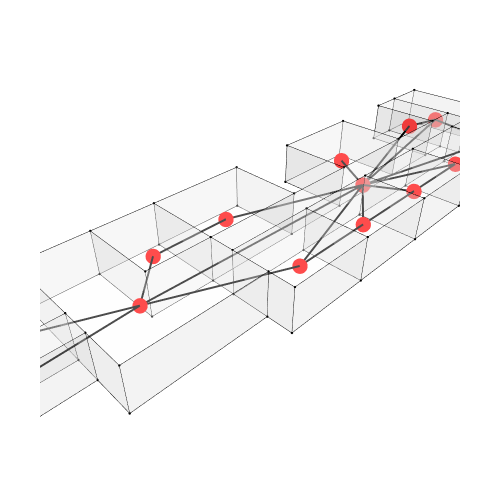

The cell this chart's notebook holds for it:
### Code cell
Topology.Show(cc, g1,
              vertexSizeKey="size",
              vertexColorKey="color",
              edgeWidthKey="width",
              edgeColorKey="color",
              faceOpacity=0.3,
              backgroundColor="white",
              width=500,
              height=500,
              renderer=renderer)

### Figure 1 — Plotly figure (JSON) as saved in the notebook; plotly's stock layout.template omitted (floating-point values rounded to 4 significant figures; data arrays with more than 128 entries replaced by an {"elided": "..."} marker saying what was removed)
{"data": [{"customdata": ["", "", "", "", "", "", "", "", "", "", "", "", "", "", "", "", "", "", "", "", "", "", "", "", "", "", "", "", "", "", "", "", "", "", "", "", "", "", "", "", "", "", "", "", "", "", "", "", "", "", "", "", "", "", "", "", "", "", "", "", "", "", "", "", "", "", "", "", "", "", "", "", "", "", "", "", "", "", "", "", "", "", "", "", "", "", "", "", "", ""], "hoverinfo": "text", "hovertemplate": ["Click ", "Click ", "Click ", "Click ", "Click ", "Click ", "Click ", "Click ", "Click ", "Click ", "Click ", "Click ", "Click ", "Click ", "Click ", "Click ", "Click ", "Click ", "Click ", "Click ", "Click ", "Click ", "Click ", "Click ", "Click ", "Click ", "Click ", "Click ", "Click ", "Click ", "Click ", "Click ", "Click ", "Click ", "Click ", "Click ", "Click ", "Click ", "Click ", "Click ", "Click ", "Click ", "Click ", "Click ", "Click ", "Click ", "Click ", "Click ", "Click ", "Click ", "Click ", "Click ", "Click ", "Click ", "Click ", "Click ", "Click ", "Click ", "Click ", "Click ", "Click ", "Click ", "Click ", "Click ", "Click ", "Click ", "Click ", "Click ", "Click ", "Click ", "Click ", "Click ", "Click ", "Click ", "Click ", "Click ", "Click ", "Click ", "Click ", "Click ", "Click ", "Click ", "Click ", "Click ", "Click ", "Click ", "Click ", "Click ", "Click ", "Click "], "hovertext": ["", "", "", "", "", "", "", "", "", "", "", "", "", "", "", "", "", "", "", "", "", "", "", "", "", "", "", "", "", "", "", "", "", "", "", "", "", "", "", "", "", "", "", "", "", "", "", "", "", "", "", "", "", "", "", "", "", "", "", "", "", "", "", "", "", "", "", "", "", "", "", "", "", "", "", "", "", "", "", "", "", "", "", "", "", "", "", "", "", ""], "legendgroup": "1", "legendrank": 1, "marker": {"color": ["#000000", "#000000", "#000000", "#000000", "#000000", "#000000", "#000000", "#000000", "#000000", "#000000", "#000000", "#000000", "#000000", "#000000", "#000000", "#000000", "#000000", "#000000", "#000000", "#000000", "#000000", "#000000", "#000000", "#000000", "#000000", "#000000", "#000000", "#000000", "#000000", "#000000", "#000000", "#000000", "#000000", "#000000", "#000000", "#000000", "#000000", "#000000", "#000000", "#000000", "#000000", "#000000", "#000000", "#000000", "#000000", "#000000", "#000000", "#000000", "#000000", "#000000", "#000000", "#000000", "#000000", "#000000", "#000000", "#000000", "#000000", "#000000", "#000000", "#000000", "#000000", "#000000", "#000000", "#000000", "#000000", "#000000", "#000000", "#000000", "#000000", "#000000", "#000000", "#000000", "#000000", "#000000", "#000000", "#000000", "#000000", "#000000", "#000000", "#000000", "#000000", "#000000", "#000000", "#000000", "#000000", "#000000", "#000000", "#000000", "#000000", "#000000"], "line": {"width": 0}, "opacity": 1, "size": [2.8, 2.8, 2.8, 2.8, 2.8, 2.8, 2.8, 2.8, 2.8, 2.8, 2.8, 2.8, 2.8, 2.8, 2.8, 2.8, 2.8, 2.8, 2.8, 2.8, 2.8, 2.8, 2.8, 2.8, 2.8, 2.8, 2.8, 2.8, 2.8, 2.8, 2.8, 2.8, 2.8, 2.8, 2.8, 2.8, 2.8, 2.8, 2.8, 2.8, 2.8, 2.8, 2.8, 2.8, 2.8, 2.8, 2.8, 2.8, 2.8, 2.8, 2.8, 2.8, 2.8, 2.8, 2.8, 2.8, 2.8, 2.8, 2.8, 2.8, 2.8, 2.8, 2.8, 2.8, 2.8, 2.8, 2.8, 2.8, 2.8, 2.8, 2.8, 2.8, 2.8, 2.8, 2.8, 2.8, 2.8, 2.8, 2.8, 2.8, 2.8, 2.8, 2.8, 2.8, 2.8, 2.8, 2.8, 2.8, 2.8, 2.8], "sizemode": "diameter", "symbol": "circle"}, "mode": "markers", "name": "1: Untitled (Vertices)", "showlegend": false, "text": ["", "", "", "", "", "", "", "", "", "", "", "", "", "", "", "", "", "", "", "", "", "", "", "", "", "", "", "", "", "", "", "", "", "", "", "", "", "", "", "", "", "", "", "", "", "", "", "", "", "", "", "", "", "", "", "", "", "", "", "", "", "", "", "", "", "", "", "", "", "", "", "", "", "", "", "", "", "", "", "", "", "", "", "", "", "", "", "", "", ""], "type": "scatter3d", "x": [30, 20, 30, 30, 25, 25, 20, 20, 20, 30, 20, 30, 30, 25, 25, 20, 20, 20, 30, 37, 37, 30, 37, 37, 44, 51, 58, 61, 61, 58, 52, 44, 38, 44, 51, 58, 61, 61, 58, 52, 44, 38, 30, 30, 12, 12, 12, 12, 8, 4, 4, 12, 8, 4, 4, 12, 44, 44, 51, 51, 58, 58, 65, 65, 65, 65, 65, 61, 65, 61, 58, 58, 52, 44, 52, 44, 38, 38, 8, 8, 4, 4, 0, 0, 0, 0, 4, 12, 4, 12], "y": [-3, -3, 0, 2, 2, 8, 8, 2, 0, -3, -3, 0, 2, 2, 8, 8, 2, 0, -5, -5, 0, -5, -5, 0, 0, 0, 0, 0, 2, 2, 2, 2, 2, 0, 0, 0, 0, 2, 2, 2, 2, 2, 8, 8, 8, 2, 8, 2, 2, 2, 0, 0, 2, 2, 0, 0, -5, -5, -5, -5, -5, -5, -5, 0, -5, 0, 8, 8, 8, 8, 8, 8, 8, 8, 8, 8, 8, 8, 8, 8, 8, 8, 8, 0, 8, 0, -6, -6, -6, -6], "z": [0, 0, 0, 0, 0, 0, 0, 0, 0, 3.5, 3.5, 3.5, 3.5, 3.5, 3.5, 3.5, 3.5, 3.5, 0, 0, 0, 3.5, 3.5, 3.5, 0, 0, 0, 0, 0, 0, 0, 0, 0, 3.5, 3.5, 3.5, 3.5, 3.5, 3.5, 3.5, 3.5, 3.5, 0, 3.5, 0, 0, 3.5, 3.5, 0, 0, 0, 0, 3.5, 3.5, 3.5, 3.5, 0, 3.5, 0, 3.5, 0, 3.5, 0, 0, 3.5, 3.5, 0, 0, 3.5, 3.5, 0, 3.5, 0, 0, 3.5, 3.5, 0, 3.5, 0, 3.5, 0, 3.5, 0, 0, 3.5, 3.5, 0, 0, 3.5, 3.5]}, {"hoverinfo": "text", "hovertext": [], "legendgroup": "2", "legendrank": 2, "line": {"color": "#000000", "dash": "solid", "width": 1}, "marker": {"color": "#000000", "size": 0.25, "symbol": "circle"}, "mode": "markers+lines", "name": "1: Untitled (Edges)", "showlegend": false, "text": [], "type": "scatter3d", "x": {"elided": "507 int values"}, "y": {"elided": "507 int values"}, "z": {"elided": "507 float values"}}, {"cmax": 1, "cmin": 0, "color": "#FAFAFA", "colorscale": [[0, "#440154"], [0.1111, "#482878"], [0.2222, "#3e4989"], [0.3333, "#31688e"], [0.4444, "#26828e"], [0.5556, "#1f9e89"], [0.6667, "#35b779"], [0.7778, "#6ece58"], [0.8889, "#b5de2b"], [1, "#fde725"]], "flatshading": true, "hoverinfo": "text", "hovertext": "", "i": {"elided": "236 int values"}, "j": {"elided": "236 int values"}, "k": {"elided": "236 int values"}, "legendgroup": "3", "legendrank": 3, "lighting": {"facenormalsepsilon": 0}, "name": "1: Untitled (Faces)", "opacity": 0.3, "showlegend": false, "showscale": false, "text": "", "type": "mesh3d", "x": [25, 30, 20, 30, 30, 20, 20, 20, 25, 30, 20, 30, 30, 25, 25, 20, 20, 20, 37, 37, 30, 30, 37, 37, 58, 61, 61, 58, 52, 51, 44, 44, 38, 44, 51, 58, 61, 61, 58, 52, 44, 38, 30, 30, 12, 12, 12, 12, 12, 8, 4, 4, 8, 4, 4, 12, 44, 44, 51, 51, 58, 58, 65, 65, 65, 65, 65, 61, 65, 61, 58, 58, 44, 52, 52, 44, 38, 38, 8, 8, 4, 4, 0, 0, 0, 0, 12, 4, 4, 12], "y": [2, -3, -3, 2, 0, 0, 2, 8, 8, -3, -3, 0, 2, 2, 8, 8, 2, 0, 0, -5, -5, -5, -5, 0, 2, 2, 0, 0, 2, 0, 2, 0, 2, 0, 0, 0, 0, 2, 2, 2, 2, 2, 8, 8, 8, 2, 8, 2, 0, 2, 0, 2, 2, 2, 0, 0, -5, -5, -5, -5, -5, -5, -5, 0, -5, 0, 8, 8, 8, 8, 8, 8, 8, 8, 8, 8, 8, 8, 8, 8, 8, 8, 0, 8, 8, 0, -6, -6, -6, -6], "z": [0, 0, 0, 0, 0, 0, 0, 0, 0, 3.5, 3.5, 3.5, 3.5, 3.5, 3.5, 3.5, 3.5, 3.5, 0, 0, 0, 3.5, 3.5, 3.5, 0, 0, 0, 0, 0, 0, 0, 0, 0, 3.5, 3.5, 3.5, 3.5, 3.5, 3.5, 3.5, 3.5, 3.5, 0, 3.5, 0, 0, 3.5, 3.5, 0, 0, 0, 0, 3.5, 3.5, 3.5, 3.5, 0, 3.5, 0, 3.5, 0, 3.5, 0, 0, 3.5, 3.5, 0, 0, 3.5, 3.5, 0, 3.5, 0, 0, 3.5, 3.5, 0, 3.5, 0, 3.5, 0, 3.5, 0, 0, 3.5, 3.5, 0, 0, 3.5, 3.5]}, {"hoverinfo": "text", "hovertext": [], "legendgroup": "6", "legendrank": 6, "line": {"color": "#000000", "dash": "solid", "width": 4}, "marker": {"color": "#000000", "size": 1, "symbol": "circle"}, "mode": "markers+lines", "name": "2: Untitled Graph (Edges)", "showlegend": false, "text": [], "type": "scatter3d", "x": [61.5, 63, null, 54.5, 61.5, null, 45.5, 61.5, null, 24.06, 33.5, null, 33.5, 40.5, null, 33.5, 45.5, null, 45.5, 63, null, 45.5, 34, null, 24.06, 45.5, null, 45.5, 40.5, null, 45.5, 59.5, null, 45.5, 54.5, null, 45.5, 48, null, 45.5, 47.5, null, 47.5, 54.5, null, 40.5, 47.5, null, 10, 6, null, 12, 10, null, 16, 10, null, 12, 8, null, 63, 59.5, null, 12, 2, null, 12, 6, null, 24.06, 12, null, 16, 12, null, 24.06, 27.5, null, 24.06, 16, null, 6, 2, null, 27.5, 34, null], "y": [-2.5, 4, null, -2.5, -2.5, null, 1, -2.5, null, 1.562, -2.5, null, -2.5, -2.5, null, -2.5, 1, null, 1, 4, null, 1, 5, null, 1.562, 1, null, 1, -2.5, null, 1, 5, null, 1, -2.5, null, 1, 5, null, 1, -2.5, null, -2.5, -2.5, null, -2.5, -2.5, null, 5, 5, null, 1, 5, null, 5, 5, null, 1, -3, null, 4, 5, null, 1, 4, null, 1, 5, null, 1.562, 1, null, 5, 1, null, 1.562, 5, null, 1.562, 5, null, 5, 4, null, 5, 5, null], "z": [1.75, 1.75, null, 1.75, 1.75, null, 1.75, 1.75, null, 1.75, 1.75, null, 1.75, 1.75, null, 1.75, 1.75, null, 1.75, 1.75, null, 1.75, 1.75, null, 1.75, 1.75, null, 1.75, 1.75, null, 1.75, 1.75, null, 1.75, 1.75, null, 1.75, 1.75, null, 1.75, 1.75, null, 1.75, 1.75, null, 1.75, 1.75, null, 1.75, 1.75, null, 1.75, 1.75, null, 1.75, 1.75, null, 1.75, 1.75, null, 1.75, 1.75, null, 1.75, 1.75, null, 1.75, 1.75, null, 1.75, 1.75, null, 1.75, 1.75, null, 1.75, 1.75, null, 1.75, 1.75, null, 1.75, 1.75, null, 1.75, 1.75, null]}, {"customdata": ["", "", "", "", "", "", "", "", "", "", "", "", "", "", "", "", "", ""], "hoverinfo": "text", "hovertemplate": ["Click ", "Click ", "Click ", "Click ", "Click ", "Click ", "Click ", "Click ", "Click ", "Click ", "Click ", "Click ", "Click ", "Click ", "Click ", "Click ", "Click ", "Click "], "hovertext": ["", "", "", "", "", "", "", "", "", "", "", "", "", "", "", "", "", ""], "legendgroup": "5", "legendrank": 5, "marker": {"color": ["#FF0000", "#FF0000", "#FF0000", "#FF0000", "#FF0000", "#FF0000", "#FF0000", "#FF0000", "#FF0000", "#FF0000", "#FF0000", "#FF0000", "#FF0000", "#FF0000", "#FF0000", "#FF0000", "#FF0000", "#FF0000"], "line": {"width": 0}, "opacity": 1, "size": [18, 18, 18, 18, 18, 18, 18, 18, 18, 18, 18, 18, 18, 18, 18, 18, 18, 18], "sizemode": "diameter", "symbol": "circle"}, "mode": "markers", "name": "2: Untitled Graph (Vertices)", "showlegend": false, "text": ["", "", "", "", "", "", "", "", "", "", "", "", "", "", "", "", "", ""], "type": "scatter3d", "x": [61.5, 33.5, 45.5, 54.5, 40.5, 10, 8, 59.5, 48, 12, 47.5, 24.06, 6, 16, 27.5, 63, 34, 2], "y": [-2.5, -2.5, 1, -2.5, -2.5, 5, -3, 5, 5, 1, -2.5, 1.562, 5, 5, 5, 4, 5, 4], "z": [1.75, 1.75, 1.75, 1.75, 1.75, 1.75, 1.75, 1.75, 1.75, 1.75, 1.75, 1.75, 1.75, 1.75, 1.75, 1.75, 1.75, 1.75]}], "layout": {"autosize": true, "height": 500, "margin": {"b": 40, "l": 40, "r": 40, "t": 40}, "paper_bgcolor": "#FFFFFF", "plot_bgcolor": "#FFFFFF", "scene": {"aspectmode": "data", "camera": {"center": {"x": 0, "y": 0, "z": 0}, "eye": {"x": -1.25, "y": -1.25, "z": 1.25}, "projection": {"type": "perspective"}, "up": {"x": 0, "y": 0, "z": 1}}, "xaxis": {"visible": false}, "yaxis": {"visible": false}, "zaxis": {"visible": false}}, "showlegend": true, "width": 500, "xaxis": {"showgrid": false, "visible": false, "zeroline": false}, "yaxis": {"showgrid": false, "visible": false, "zeroline": false}}}
